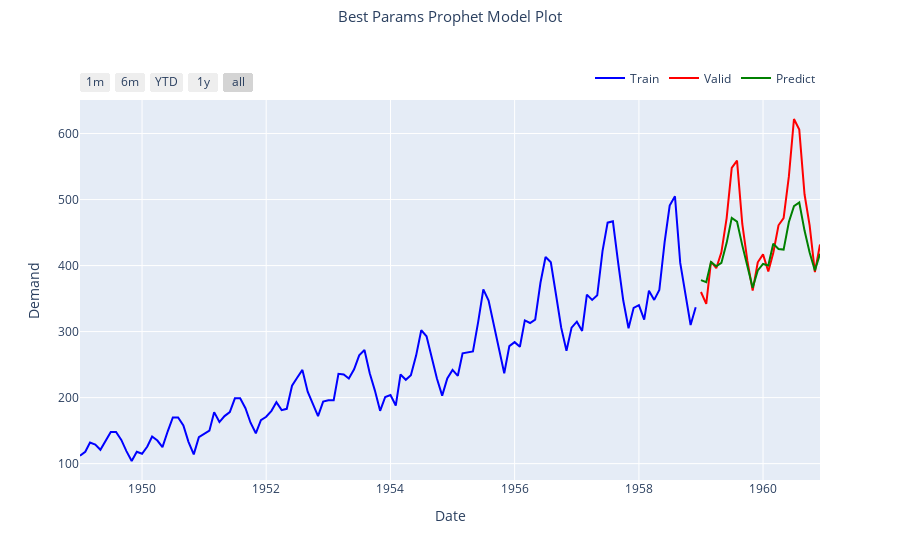

The notebook cell saved with this chart:
### Code cell
forecast_plot(
    train_data,
    valid_data,
    'ds',
    new_forecast["yhat"],
    ["Train", "Valid", "Predict"],
    "Best Params Prophet",
    "Date",
    "Demand",
)
